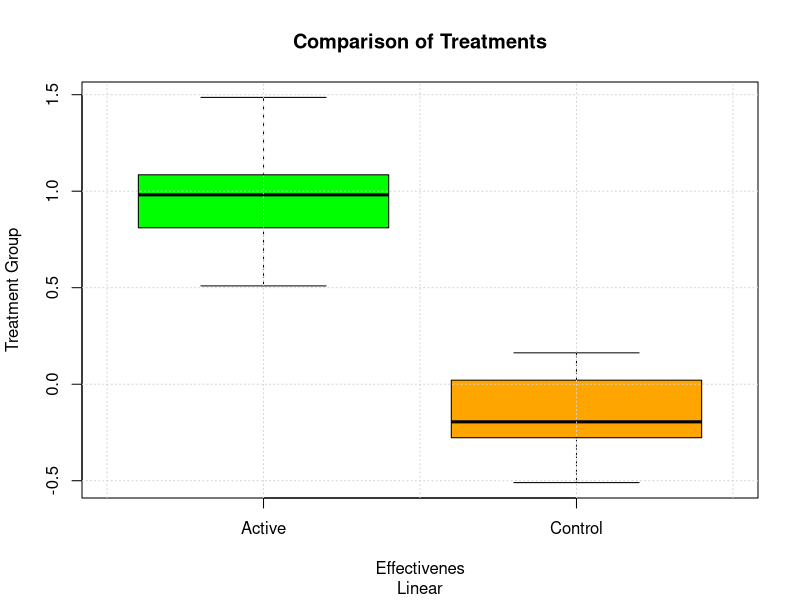
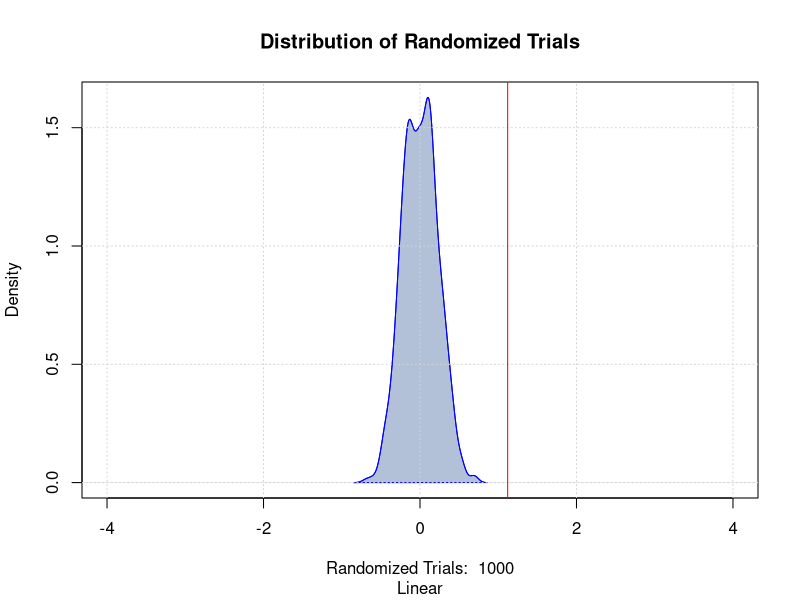
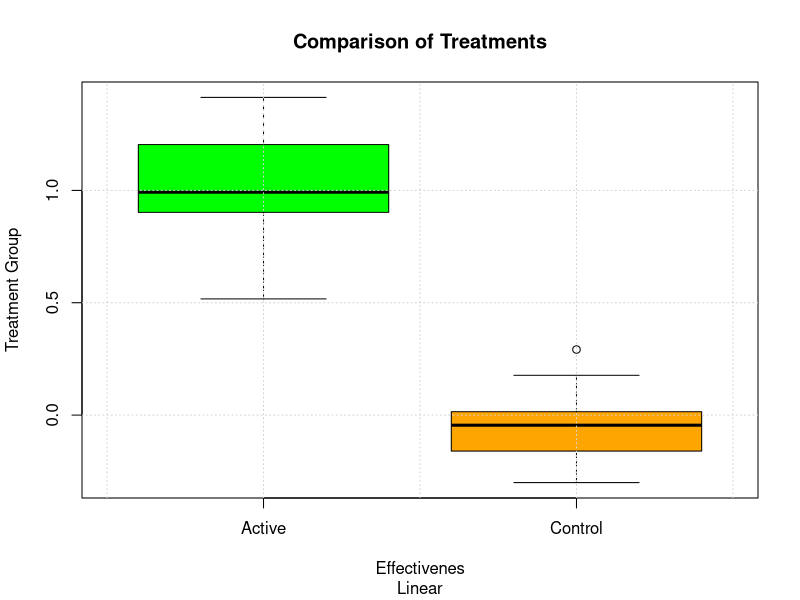
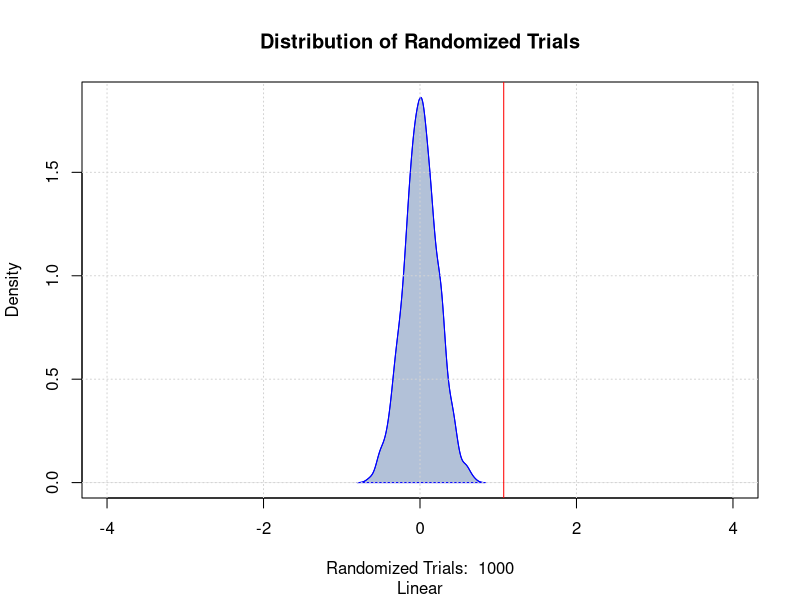
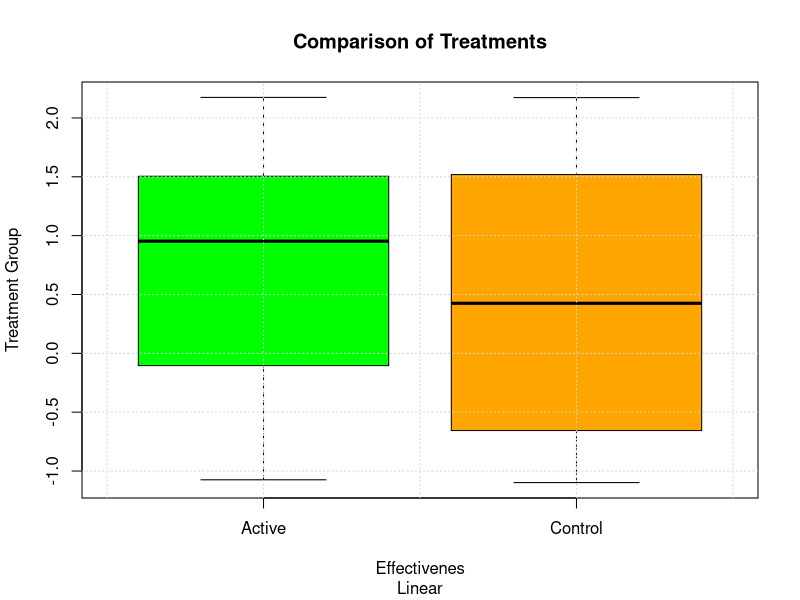
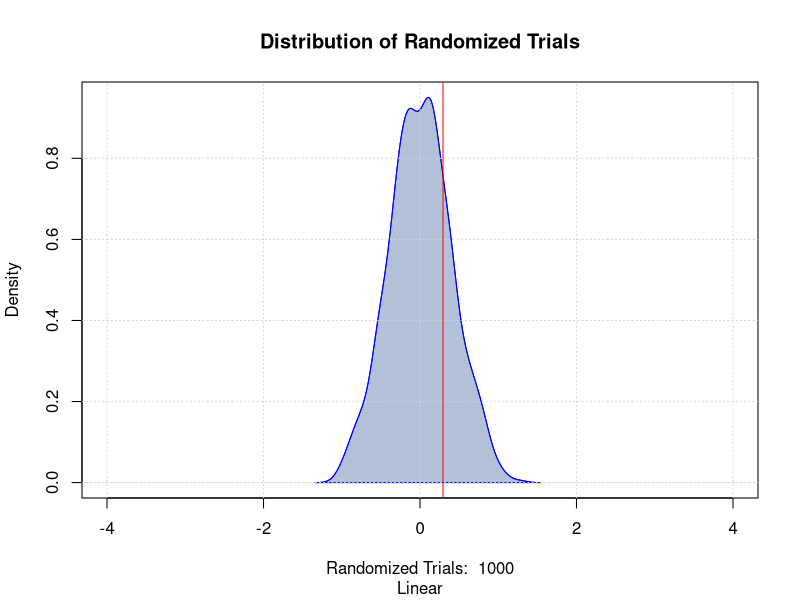
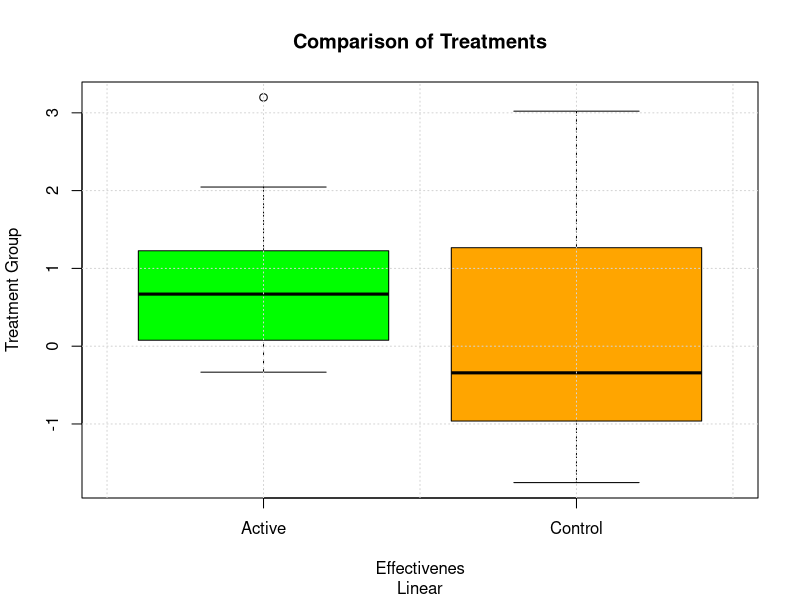
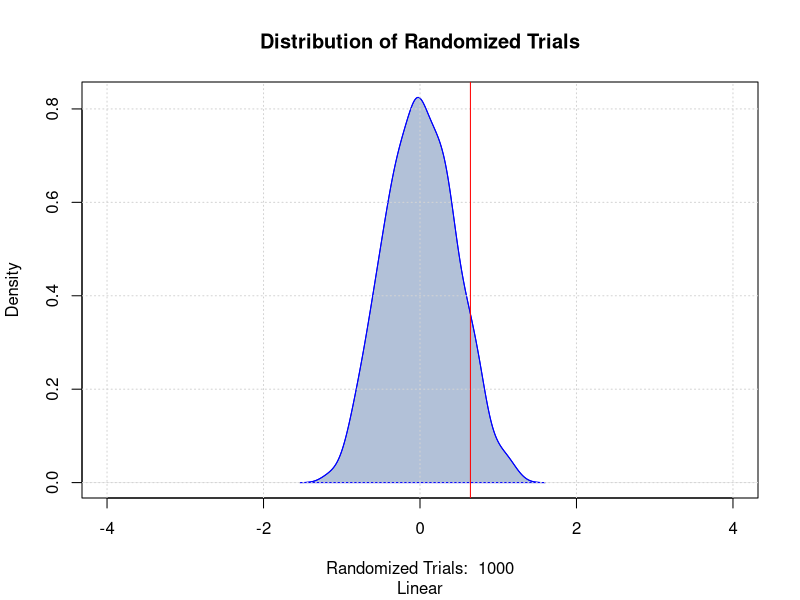

Write R code to recreate these figures, in order.
# sample: data.frame
compute_estimand <- function(sample) {
    return(
        mean(data$outcome[data$treatment == "Active"]) -
        mean(data$outcome[data$treatment == "Control"])
    )
}

# sample_size: integer, effect_parametrization: function,
# noise_deviation: numeric
generate_observations <-
    function(sample_size, effect_parametrization, noise_deviation) {
        assignments <- sample(
            c("Active","Control"), sample_size, replace=TRUE
    )

        observations <- data.frame(
            treatment = assignments,
            outcome = effect_parametrization(assignments == "Active") +
                rnorm(sample_size, 0, noise_deviation)
        )

        return(observations)
    }

# sample_size: integer, randomization_sample_size: integer
# effect_parametrization: vector|list, noise_deviation: double
simulate_randomization_test <-
    function(sample_size, number_randomizations, effect_parametrization, title, noise_deviation) {
        # Generate sample
        data <-
            generate_observations(sample_size, effect_parametrization, noise_deviation)

        # Estimand
        estimated_effect <-
            mean(data$outcome[data$treatment == "Active"]) - mean(data$outcome[data$treatment == "Control"])

        # Plot sample data aggregates per treatment group
        boxplot(
            data$outcome ~ data$treatment,
            main="Comparison of Treatments", sub=title, xlab="Effectivenes", ylab="Treatment Group",
            col=c("green", "orange")
        ); grid()

        # Generate Distributon of Randomizations
        randomizations <-
            numeric(number_randomizations)

        for (index in 1 : number_randomizations) {
            new_assignment <- sample(c("Active","Control"), sample_size, replace=TRUE);
            randomizations[index] <-
                mean(data$outcome[new_assignment == "Active"]) - mean(data$outcome[new_assignment == "Control"])
        }

        # Plot Randomization Inference Results
        d <- density(randomizations)
        plot(
            d, col="blue", xlim=c(-4,4),
            main="Distribution of Randomized Trials",
            sub=title, xlab=paste("Randomized Trials: ", number_randomizations)#, ylab="",
        ); polygon(d, col=rgb(0,.2,.5,.3), border="blue"); grid(); abline(v=estimated_effect, col="red")
}

main <- function() {
    # png("./simulations.png")
    parametrizations <- list(
        functions=c((function(x) x), (function(x) x^2), (function(x) 2 * x), exp),
        titles=c("Linear", "Quadratic", "Double", "Exponential")
    )

    for (index in 1: length(parametrizations$titles)) for (jndex in 1:5)
        simulate_randomization_test(
            30, 1000,
            effect_parametrization=parametrizations[["functions"]][[index]],
            title=parametrizations[["titles"]][[index]],
            noise_deviation=sample(c(.25,.5,1,1.25,.5,2), 1)
    )
}

main()
